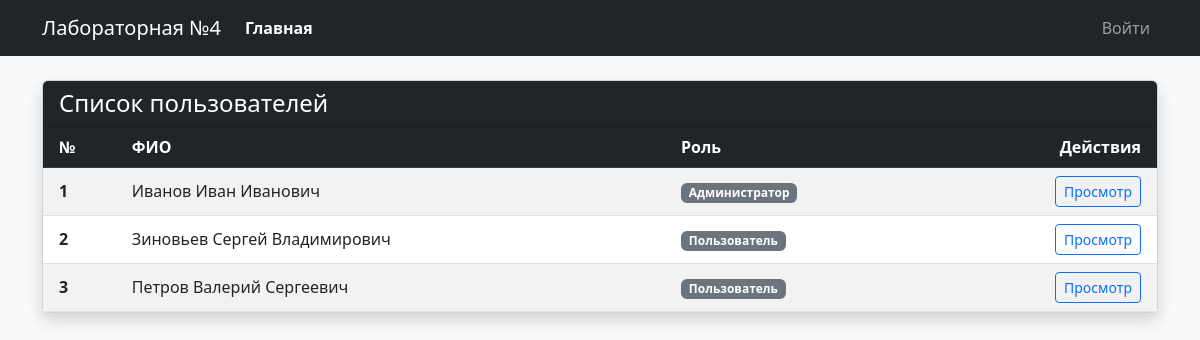
The page / on the database its author committed.
### tables this page shows
CREATE TABLE users (
    id INTEGER PRIMARY KEY AUTOINCREMENT,
    login TEXT NOT NULL UNIQUE,
    password_hash TEXT NOT NULL,
    last_name TEXT,
    first_name TEXT NOT NULL,
    middle_name TEXT,
    role_id INTEGER,
    created_at TIMESTAMP DEFAULT CURRENT_TIMESTAMP,
    FOREIGN KEY (role_id) REFERENCES roles(id) ON DELETE SET NULL
);

CREATE TABLE roles (
    id INTEGER PRIMARY KEY AUTOINCREMENT,
    name TEXT NOT NULL UNIQUE,
    description TEXT
);

### app.py (the view)
@app.route('/')
def index():
    conn = get_db_conn()
    users = conn.execute('''
        SELECT u.id, u.login, u.last_name, u.first_name, u.middle_name, r.name as role_name
        FROM users u
        LEFT JOIN roles r ON u.role_id = r.id
    ''').fetchall()
    conn.close()
    return render_template('index.html', users=users)

### app.py (called while the page is built)
def get_db_conn():
    conn = sqlite3.connect(app.config['DATABASE'])
    conn.row_factory = sqlite3.Row
    return conn

### templates/index.html (shortened to what this page needs)
{% extends "base.html" %}
{% block content %}
<div class="card shadow">
    <div class="card-header bg-dark text-white d-flex justify-content-between align-items-center">
        <h4 class="mb-0">Список пользователей</h4>
    </div>
    <div class="card-body p-0">
        <table class="table table-striped table-hover mb-0">
            <thead class="table-dark">
                <tr>
                    <th scope="col" class="ps-3">№</th>
                    <th scope="col">ФИО</th>
                    <th scope="col">Роль</th>
                    <th scope="col" class="text-end pe-3">Действия</th>
                </tr>
            </thead>
            <tbody>
                {% for user in users %}
                <tr>
                    <th scope="row" class="ps-3 align-middle">{{ loop.index }}</th>
                    <td class="align-middle">
                        {{ user.last_name or '' }} {{ user.first_name }} {{ user.middle_name or '' }}
                    </td>
                    <td class="align-middle">
                        <span class="badge bg-secondary">{{ user.role_name or 'Нет роли' }}</span>
                    </td>
                    <td class="text-end pe-3 align-middle">
                        <div class="btn-group btn-group-sm">
                            <a href="{{ url_for('view_user', user_id=user.id) }}" class="btn btn-outline-primary">Просмотр</a>
                        </div>
                    </td>
                </tr>
                {% else %}
                <tr>
                    <td colspan="4" class="text-center py-4 text-muted">Пользователи отсутствуют в базе данных.</td>
                </tr>
                {% endfor %}
            </tbody>
        </table>
    </div>
</div>
{% endblock %}

### templates/base.html (shortened to what this page needs)
<!DOCTYPE html>
<html lang="ru">
<head>
    <link href="https://cdn.jsdelivr.net/npm/bootstrap@5.3.0/dist/css/bootstrap.min.css" rel="stylesheet">
</head>
<body class="bg-light">
    <nav class="navbar navbar-expand-lg navbar-dark bg-dark mb-4">
        <div class="container">
            <a class="navbar-brand" href="{{ url_for('index') }}">Лабораторная №4</a>
            <div class="collapse navbar-collapse" id="navbarNav">
                <ul class="navbar-nav me-auto">
                    <li class="nav-item">
                        <a class="nav-link {{ 'active' if request.endpoint == 'index' }}"
                           href="{{ url_for('index') }}">Главная</a>
                    </li>
                </ul>
                <ul class="navbar-nav">
                    {% if current_user.is_authenticated %}
                    <li class="nav-item">
                        <a class="nav-link" href="{{ url_for('logout') }}">Выйти ({{ current_user.login }})</a>
                    </li>
                    {% else %}
                    <li class="nav-item">
                        <a class="nav-link {{ 'active' if request.endpoint == 'login' }}"
                           href="{{ url_for('login') }}">Войти</a>
                    </li>
                    {% endif %}
                </ul>
            </div>
        </div>
    </nav>
    <div class="container">
        {% block content %}{% endblock %}
    </div>
</body>
</html>

### templates/base.html (style rules this page uses)
.navbar-dark .navbar-nav .nav-link.active { color: #fff; font-weight: bold; }

### rows shown on the page
users: last_name "Иванов", first_name "Иван", middle_name "Иванович", name "Администратор"
users: last_name "Зиновьев", first_name "Сергей", middle_name "Владимирович", name "Пользователь"
users: last_name "Петров", first_name "Валерий", middle_name "Сергеевич", name "Пользователь"
